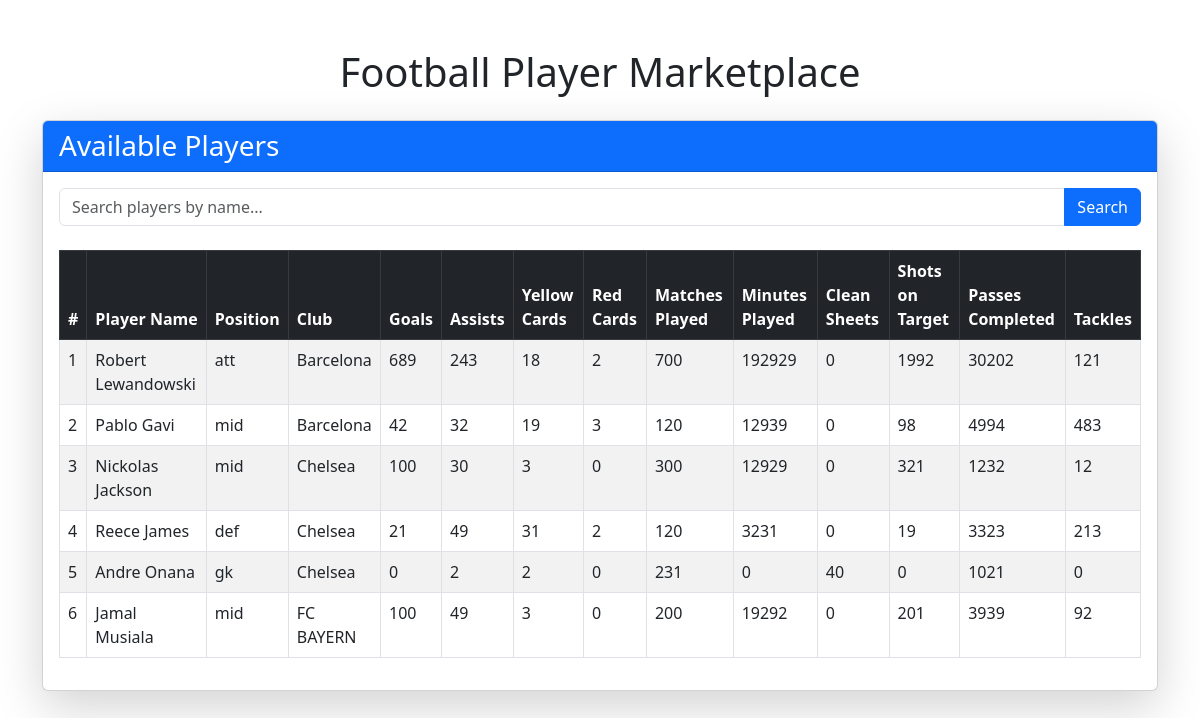
The app's page /marketplace/ with its own data.
### club/models.py (models this page shows, shortened)
class Player(models.Model):
    club = models.ForeignKey(FootballClub, on_delete=models.CASCADE)  # Fixed reference to FootballClub
    name = models.CharField(max_length=255)
    position = models.CharField(max_length=100)
    goals = models.PositiveIntegerField(default=0)
    assists = models.PositiveIntegerField(default=0)
    yellow_cards = models.PositiveIntegerField(default=0)
    red_cards = models.PositiveIntegerField(default=0)
    matches_played = models.PositiveIntegerField(default=0)
    minutes_played = models.PositiveIntegerField(default=0)
    clean_sheets = models.PositiveIntegerField(default=0)  # Number of clean sheets for goalkeepers
    shots_on_target = models.PositiveIntegerField(default=0)
    passes_completed = models.PositiveIntegerField(default=0)
    tackles = models.PositiveIntegerField(default=0)

class FootballClub(models.Model):
    club_name = models.CharField(max_length=255)
    club_location = models.CharField(max_length=255)
    established_year = models.IntegerField()
    admin_password = models.CharField(max_length=255)
    analyst_password = models.CharField(max_length=255)

### club/views.py (the view)
# urls.py: path('marketplace/', views.view_marketplace, name='view_marketplace'),
def view_marketplace(request):
    club_id = request.COOKIES.get('club_id')
    query = request.GET.get('search', '')
    if club_id:
        if query:
            players = Player.objects.filter(name__icontains=query).exclude(club__id=club_id)
        else:
            players = Player.objects.exclude(club__id=club_id)
    else:
        if query:
            players = Player.objects.filter(name__icontains=query)
        else:
            players = Player.objects.all()
    return render(request, 'club/view_marketplace.html', {'players': players, 'query': query})

### club/templates/club/view_marketplace.html (shortened to what this page needs)
<!DOCTYPE html>
<html lang="en">
  <head>
    <link
      href="https://cdn.jsdelivr.net/npm/bootstrap@5.3.0-alpha1/dist/css/bootstrap.min.css"
      rel="stylesheet"
    />
  </head>
  <body>
    <div class="container mt-5">
      <h1 class="text-center mb-4">Football Player Marketplace</h1>
      <div class="card shadow-lg">
        <div class="card-header bg-primary text-white">
          <h3 class="card-title mb-0">Available Players</h3>
        </div>
        <div class="card-body">
          <form method="get" action="" class="mb-4">
            <div class="input-group">
              <input
                type="text"
                name="search"
                value="{{ query|default:'' }}"
                class="form-control"
                placeholder="Search players by name..."
              />
              <button type="submit" class="btn btn-primary">Search</button>
            </div>
          </form>
          {% if players %}
          <div class="table-responsive">
            <table class="table table-striped table-bordered">
              <thead class="table-dark">
                <tr>
                  <th>#</th>
                  <th>Player Name</th>
                  <th>Position</th>
                  <th>Club</th>
                  <th>Goals</th>
                  <th>Assists</th>
                  <th>Yellow Cards</th>
                  <th>Red Cards</th>
                  <th>Matches Played</th>
                  <th>Minutes Played</th>
                  <th>Clean Sheets</th>
                  <th>Shots on Target</th>
                  <th>Passes Completed</th>
                  <th>Tackles</th>
                </tr>
              </thead>
              <tbody>
                {% for player in players %}
                <tr>
                  <td>{{ forloop.counter }}</td>
                  <td>{{ player.name }}</td>
                  <td>{{ player.position }}</td>
                  <td>{{ player.club.club_name }}</td>
                  <td>{{ player.goals }}</td>
                  <td>{{ player.assists }}</td>
                  <td>{{ player.yellow_cards }}</td>
                  <td>{{ player.red_cards }}</td>
                  <td>{{ player.matches_played }}</td>
                  <td>{{ player.minutes_played }}</td>
                  <td>{{ player.clean_sheets }}</td>
                  <td>{{ player.shots_on_target }}</td>
                  <td>{{ player.passes_completed }}</td>
                  <td>{{ player.tackles }}</td>
                </tr>
                {% endfor %}
              </tbody>
            </table>
          </div>
          {% else %}
          <p class="text-center text-muted">
            No players found matching your search.
          </p>
          {% endif %}
        </div>
      </div>
    </div>
  </body>
</html>

### records on screen
Player: name "Robert Lewandowski", position "att", club.club_name "Barcelona", goals "689", assists "243", yellow_cards "18", red_cards "2", matches_played "700", minutes_played "192929", clean_sheets "0", shots_on_target "1992", passes_completed "30202", tackles "121"
Player: name "Pablo Gavi", position "mid", club.club_name "Barcelona", goals "42", assists "32", yellow_cards "19", red_cards "3", matches_played "120", minutes_played "12939", clean_sheets "0", shots_on_target "98", passes_completed "4994", tackles "483"
Player: name "Nickolas Jackson", position "mid", club.club_name "Chelsea", goals "100", assists "30", yellow_cards "3", red_cards "0", matches_played "300", minutes_played "12929", clean_sheets "0", shots_on_target "321", passes_completed "1232", tackles "12"
Player: name "Reece James", position "def", club.club_name "Chelsea", goals "21", assists "49", yellow_cards "31", red_cards "2", matches_played "120", minutes_played "3231", clean_sheets "0", shots_on_target "19", passes_completed "3323", tackles "213"
Player: name "Andre Onana", position "gk", club.club_name "Chelsea", goals "0", assists "2", yellow_cards "2", red_cards "0", matches_played "231", minutes_played "0", clean_sheets "40", shots_on_target "0", passes_completed "1021", tackles "0"
Player: name "Jamal Musiala", position "mid", club.club_name "FC BAYERN", goals "100", assists "49", yellow_cards "3", red_cards "0", matches_played "200", minutes_played "19292", clean_sheets "0", shots_on_target "201", passes_completed "3939", tackles "92"
